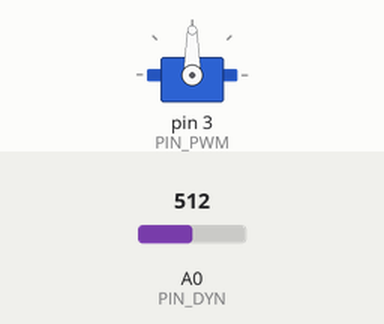
This sketch was run on a simulated Arduino Uno, built with avr-gcc and run on an emulated ATmega328P. Shown: servo. The test bench sets the inputs (shaded band); at power-on: A0 (PIN_DYN) = 512.

Above: at 1.2 s.
1.3 s: A0 (PIN_DYN) set to 716
At 2.5 s:
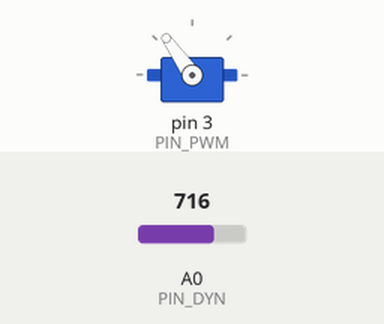
2.8 s: A0 (PIN_DYN) set to 900
At 3.6 s:
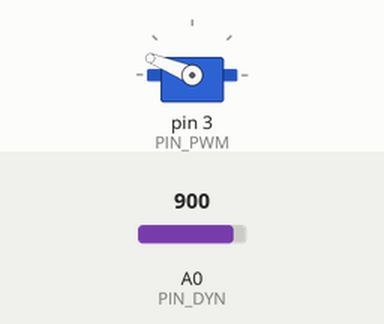
4.3 s: A0 (PIN_DYN) set to 1023
At 4.8 s:
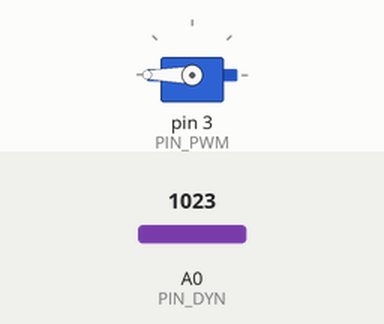
5.8 s: A0 (PIN_DYN) set to 306
At 7.0 s:
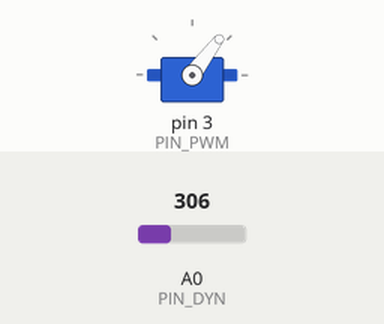
7.3 s: A0 (PIN_DYN) set to 122
At 8.2 s:
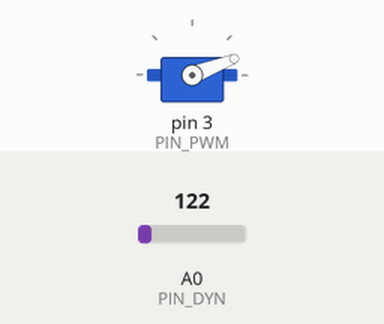
Timing chart, 0 to 9.8 s (numbered marks = the images above; inputs shaded):
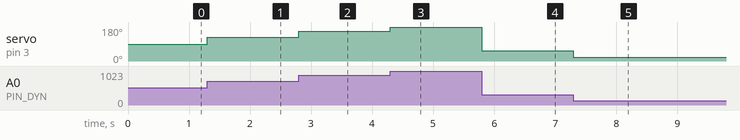

Measured:
- after the input at 1.3 s, servo on pin 3 (PIN_PWM): 90° → 125° at once
- after the input at 2.8 s, servo on pin 3 (PIN_PWM): 125° → 158° at once
- after the input at 4.3 s, servo on pin 3 (PIN_PWM): 158° → 180° at once
- after the input at 5.8 s, servo on pin 3 (PIN_PWM): 180° → 53° at once
- after the input at 7.3 s, servo on pin 3 (PIN_PWM): 53° → 21° at once

The sketch:

Servo_DynamicResistor.ino
```cpp
#include <Servo.h>


Servo servo;

const int PIN_DYN = A0;
const int PIN_PWM = 3;

void setup() {
  // put your setup code here, to run once:
  servo.attach(PIN_PWM);
}

void loop() {
  int dynValue = analogRead(PIN_DYN);

  dynValue = map(dynValue, 0, 1023, 0, 180);

  servo.write(dynValue);

}
```
